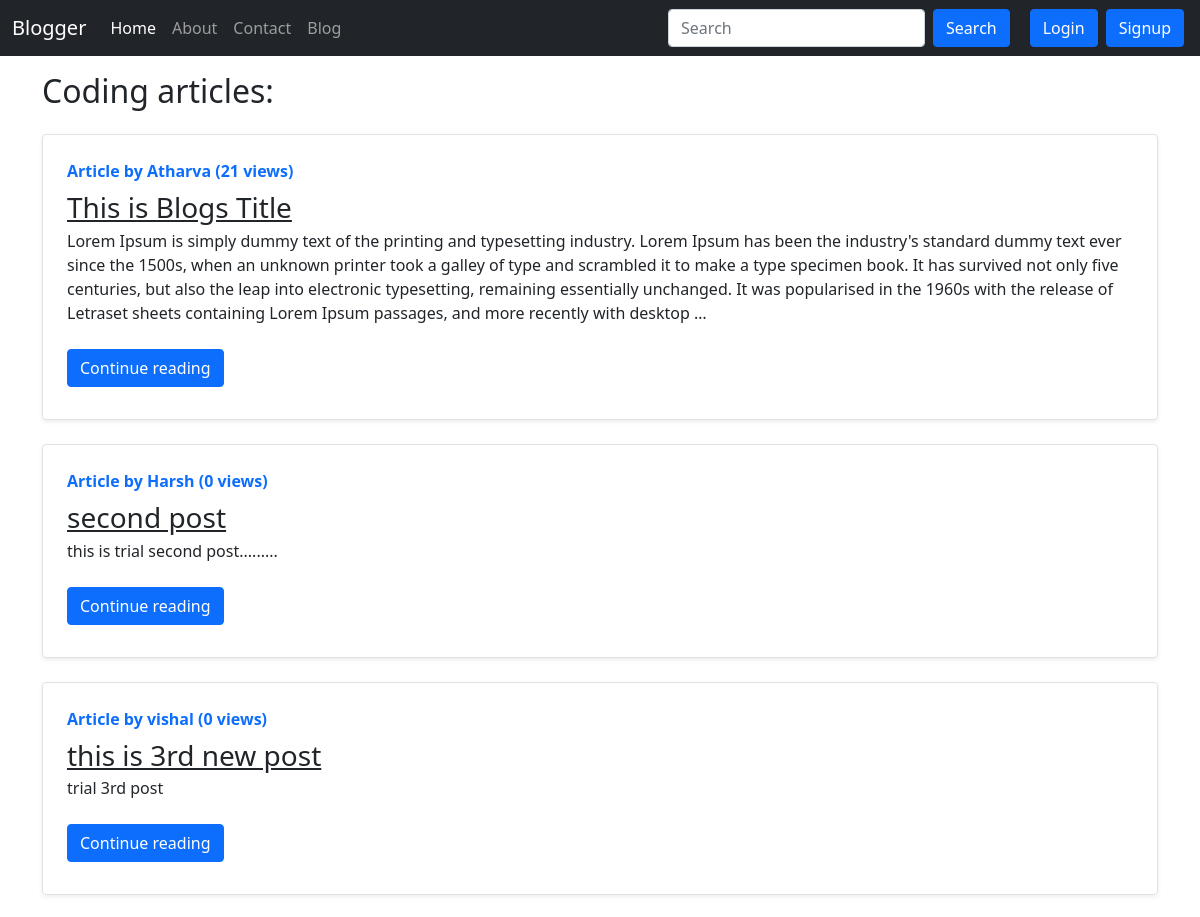
The page /blog/ (upper part) on the database as committed earlier.
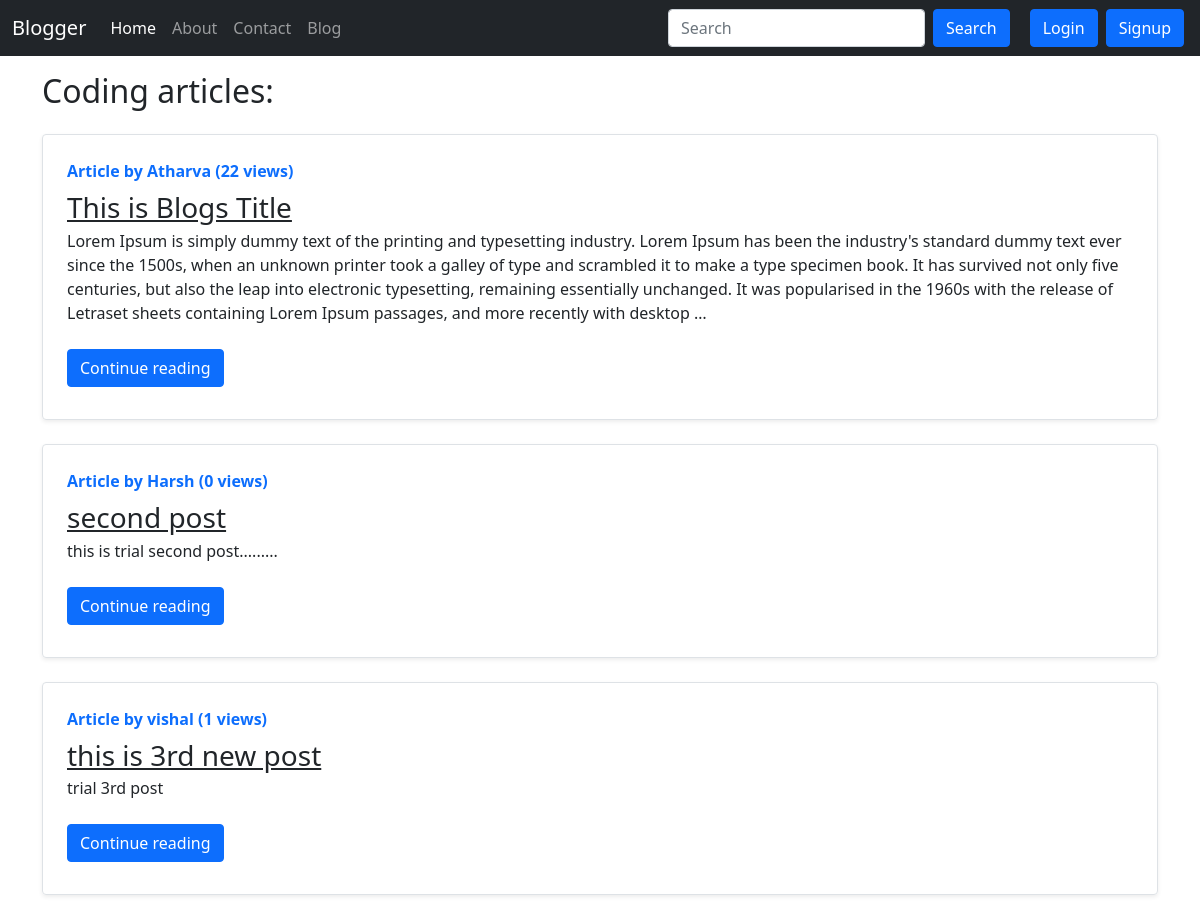
The same page on the database as committed later.
### blog/models.py (models this page shows, shortened)
class Post(models.Model):
    sno = models.AutoField(primary_key=True)
    title = models.CharField(max_length=255)
    content = models.TextField()
    author = models.CharField(max_length=20)
    slug = models.CharField(max_length=130)
    views = models.IntegerField(default=0)
    timestamp = models.DateTimeField(blank=True)

### blog/views.py (the view)
# urls.py: path('', views.blogHome, name="blogHome"),
def blogHome(request):
    allPosts = Post.objects.all()
    context = {
        'allPosts': allPosts,
    }
    return render(request, "blog/blogHome.html", context)

### templates/blog/blogHome.html (shortened to what this page needs)
{% extends 'base.html' %}
{% block blogactive %} active {% endblock blogactive %}
{% block body %}
<div class="container my-3">
    <h2>Coding articles:</h2>
    {% for post in allPosts %}
    <div class="row g-0 border rounded overflow-hidden flex-md-row my-4 shadow-sm h-md-250 position-relative">
        <div class="col p-4 d-flex flex-column position-static">
          <strong class="d-inline-block mb-2 text-primary">Article by {{ post.author }}  ({{post.views}} views)</strong>
          <h3 class="mb-0"><a class="text-dark" href="/blog/{{post.slug}}">{{ post.title }}</a></h3>
          <p class="card-text mb-auto"><div class='preview'>{{ post.content|safe| truncatechars:500 }}</div></p>
          <div class="my-2">
          <a href="/blog/{{post.slug}}" role="button" class="btn btn-primary">Continue reading</a>
          </div>
        </div>
      </div>
      {% endfor %}
</div>
{% endblock body %}

Rows that differ between the two databases and show on the page:
changed Post "This is Blogs Title": views "21" → "22"
changed Post "this is 3rd new post": views "0" → "1"
